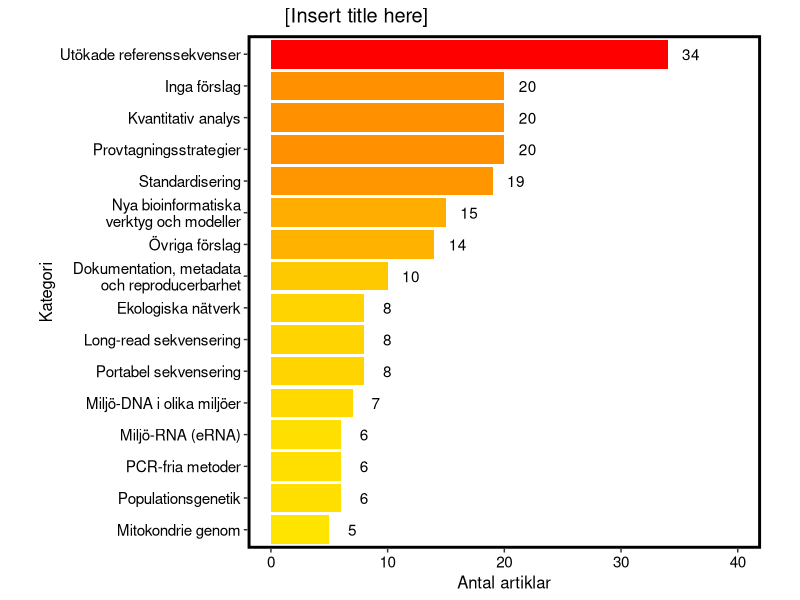

The R source for this figure:
#!/usr/bin/env Rscript

library(ggplot2)
library(cowplot)

infile <- read.csv("RecommendationCategories.tsv", header=T, sep="\t")

svg("Förslag.svg")
ggplot(infile, aes(x=reorder(Category, NumberOfPapers), y=NumberOfPapers)) +
	geom_col(aes(fill=NumberOfPapers)) +
	coord_flip() +
	geom_text(aes(label=NumberOfPapers), nudge_y = 2) +
	scale_fill_gradient2(mid="yellow", high="red") +
	scale_x_discrete(labels=c("Mitokondrie genom",
				"Populationsgenetik",
				"PCR-fria metoder",
				"Miljö-RNA (eRNA)",
				"Miljö-DNA i olika miljöer",
				"Portabel sekvensering",
				"Long-read sekvensering",
				"Ekologiska nätverk",
				"Dokumentation, metadata\noch reproducerbarhet",
				"Övriga förslag",
				"Nya bioinformatiska\nverktyg och modeller",
				"Standardisering",
				"Provtagningsstrategier",
				"Kvantitativ analys",
				"Inga förslag",
				"Utökade referenssekvenser")) +
	labs(x = "Kategori", y="Antal artiklar",
		title = "[Insert title here]") +
	background_grid(major = "none", minor = "none") +
	scale_y_continuous(breaks=seq(0,40,10), limits=c(0,40)) +
	panel_border(colour = "black", size = 2) +
	theme(plot.title = element_text(hjust = 0.1)) +
	theme(panel.spacing = unit(0.1, "lines")) +
	theme(text=(element_text(size=12))) +
	theme(axis.text=(element_text(size=11, colour = "Black"))) +
	theme(panel.background = element_blank()) +
	theme(legend.position="none") +
	theme(aspect.ratio=1)
dev.off()
